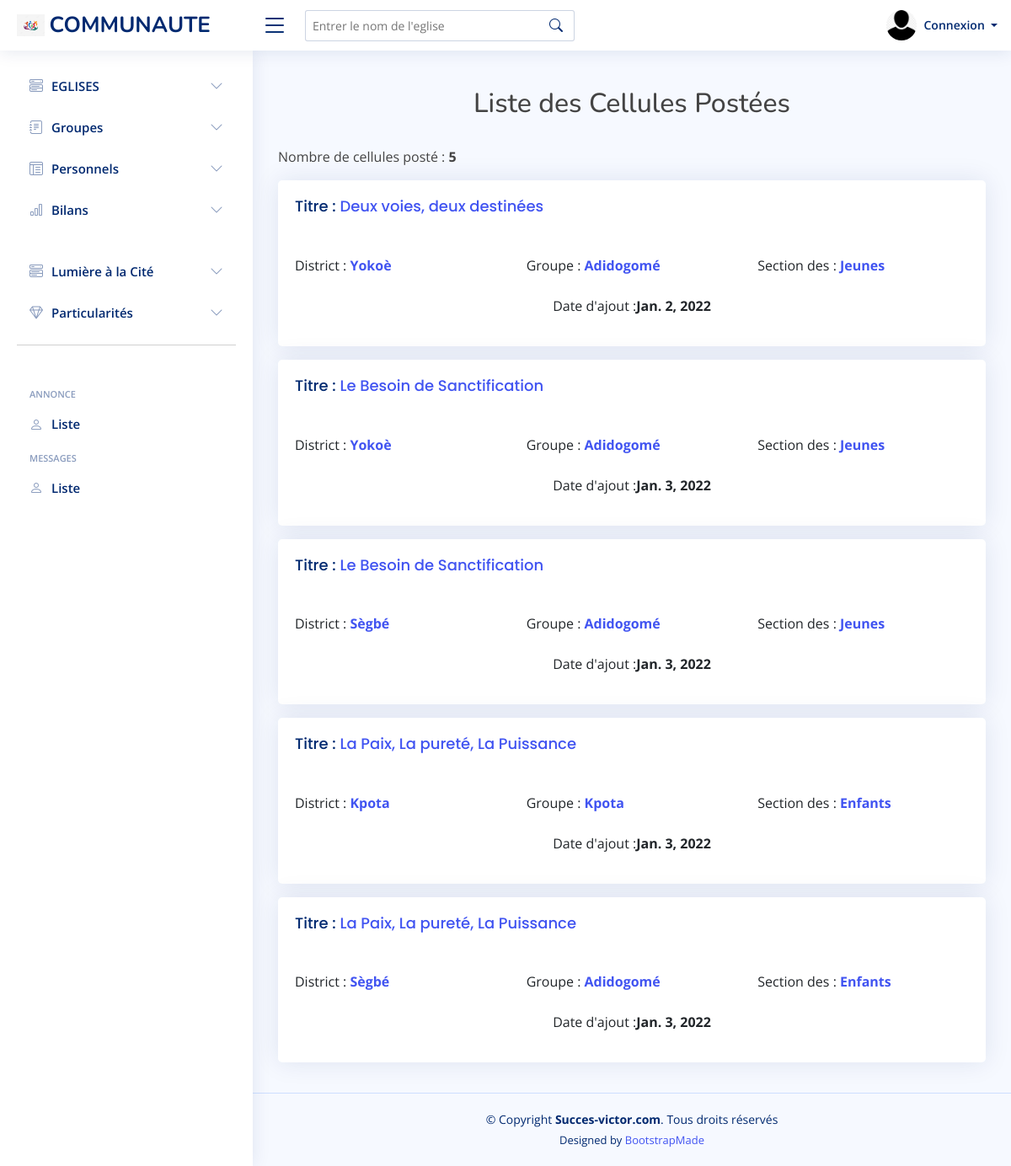
The page /bilans/cellules_list on the database its author committed.
### Bilans/models.py (models this page shows, shortened)
class Cellules(models.Model):
    titre = models.CharField(max_length=200)
    district = models.ForeignKey(Eglise, on_delete=models.CASCADE)
    section = models.CharField(max_length=100)
    billan_de_la_cellule = models.TextField()
    date = models.DateField(auto_now_add=False)
    add_date = models.DateField(auto_now_add=True)
    auteur = models.ForeignKey(User, on_delete=models.CASCADE)

### Eglises/models.py (models this page shows, shortened)
class Eglise(models.Model):
    auteur = models.ForeignKey(User, on_delete=models.CASCADE)
    nom = models.CharField(max_length=100)
    nom_du_pasteur = models.CharField(max_length=100, blank=True)
    nom_du_pasteur_adjoin = models.CharField(max_length=100, blank=True)
    nom_du_dirigeant_des_jeunes = models.CharField(max_length=100, blank=True)
    nom_du_dirigeant_adjoin_des_jeunes = models.CharField(max_length=100, blank=True)
    nom_du_dirigeant_des_enfants = models.CharField(max_length=100, blank=True)
    nom_du_dirigeant_adjoin_des_enfants = models.CharField(max_length=100, blank=True)
    region = models.CharField(max_length=100)
    groupe = models.CharField(max_length=100)
    ville = models.CharField(max_length=250, blank=True)
    nombre_de_membres = models.IntegerField(blank=True, null=True)
    telephone = models.IntegerField(blank=True, null=True)
    bp = models.CharField(max_length=200, blank=True, null=True)
    email = models.EmailField(blank=True)
    description = models.TextField(blank=True)
    header_image = models.ImageField(blank=True, null=True, upload_to='images/header')
    body_image = models.ImageField(blank=True, null=True, upload_to='images/Body')
    body_image1 = models.ImageField(blank=True, null=True, upload_to='images/Body')
    publish = models.DateTimeField(default=timezone.now)
    created = models.DateTimeField(auto_now_add=True)
    updated = models.DateTimeField(auto_now=True)
    def __str__(self):
        return self.nom

### Bilans/views.py (the view)
# urls.py: path('cellules_list', CellulesList.as_view(), name='cellules_list'),
class CellulesList(ListView):
    model = Cellules
    template_name = 'Cellules/cellules_list.html'
    paginate_by = 20
    def get_context_data(self, *args, **kwargs):
        District_list = Eglise.objects.all()
        Groupe_list = Groupe.objects.all()
        Region_list = Region.objects.all()
        nombre_cellules = Cellules.objects.all().count()
        context = super(CellulesList, self).get_context_data(*args, **kwargs)
        context["District_list"] = District_list
        context["Groupe_list"] = Groupe_list
        context["Region_list"] = Region_list
        context['nombre_cellules'] = nombre_cellules
        return context

### Bilans/templates/Cellules/cellules_list.html
{% extends 'base.html' %}
{% load static %}
{% block gestion %}
<br>
<h2>Liste des Cellules Postées</h2> <br>
<p>Nombre de cellules posté : <strong> {{nombre_cellules}} </strong> </p>
    {% for cellules in object_list %}
        <div class="row">
            <div class="col-lg-12">
                <div class="card mb-3" style="max-width: 100%; ">
                <div class="row g-0">
                    <div class="col-md-12">
                    <div class="card-body">
                        <h5 class="card-title">Titre : <a href=" {% url 'cellules_detail' cellules.id %} ">{{cellules.titre}}</a> </h5>
<br>
                        <div class="row">
                            <div class="col-md-4">District : <a href="{% url 'cellules_district' cellules.district %}"><strong>{{cellules.district}}</strong></a></div>
                            <div class="col-md-4">Groupe : <a href=""><strong>{{cellules.district.groupe}}</strong></a></div>
                            <div class="col-md-4">Section des : <a href=""><strong>{{cellules.section}}</strong></a></div>
                        </div>
                        <br>
                    <center><p>Date d'ajout :<strong>{{cellules.add_date}}</strong></p></center>
                    </div>
                    </div>
                </div>
                </div>
            </div>
        </div>
    {% endfor %}
{% endblock %}

### static/assets/css/style.css (style rules this page uses)
:root { scroll-behavior: smooth; }
body { font-family: "Open Sans", sans-serif; background: #f6f9ff; color: #444444; }
a { color: #4154f1; text-decoration: none; }
h1, h2, h3, h4, h5, h6 { font-family: "Nunito", sans-serif; }
.card { margin-bottom: 30px; border: none; border-radius: 5px; box-shadow: 0px 0 30px rgba(1, 41, 112, 0.1); }
.card-title { padding: 20px 0 15px 0; font-size: 18px; font-weight: 500; color: #012970; font-family: "Poppins", sans-serif; }
.card-body { padding: 0 20px 20px 20px; }

### static/css/main.css (style rules this page uses)
h2, h3 { text-align: center; }

### rows shown on the page
Cellules: titre "Deux voies, deux destinées", district "Yokoè", district.groupe "Adidogomé", section "Jeunes", add_date "Jan. 2, 2022"
Cellules: titre "Le Besoin de Sanctification", district "Yokoè", district.groupe "Adidogomé", section "Jeunes", add_date "Jan. 3, 2022"
Cellules: titre "Le Besoin de Sanctification", district "Sègbé", district.groupe "Adidogomé", section "Jeunes", add_date "Jan. 3, 2022"
Cellules: titre "La Paix, La pureté, La Puissance", district "Kpota", district.groupe "Kpota", section "Enfants", add_date "Jan. 3, 2022"
Cellules: titre "La Paix, La pureté, La Puissance", district "Sègbé", district.groupe "Adidogomé", section "Enfants", add_date "Jan. 3, 2022"

### other values the page prints
{{ nombre_cellules }} "5"
